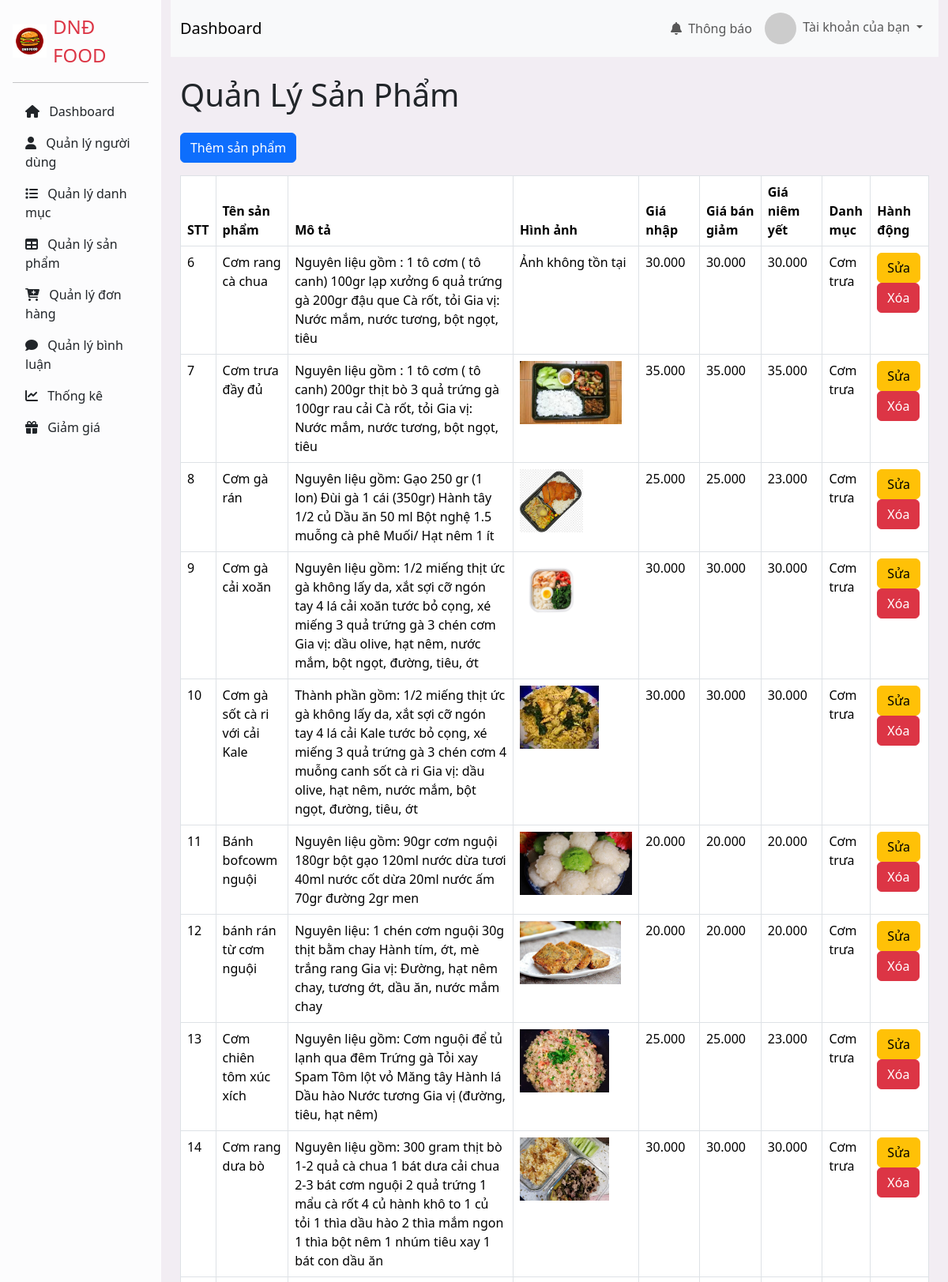
The page /controller/index.php?act=listProducts (signed in, upper part) on the database its author committed.
### tables this page shows
CREATE TABLE `product` (
  `product_id` int NOT NULL COMMENT 'ID sản phẩm',
  `product_name` varchar(255) NOT NULL COMMENT 'tên sản phẩm',
  `product_description` text COMMENT 'Mô tả Sản phẩm',
  `product_avatar_url` varchar(255) NOT NULL COMMENT 'ảnh sản phẩm_url',
  `product_import_price` decimal(10,3) NOT NULL COMMENT 'giá nhập sản phẩm',
  `product_sale_price` decimal(10,3) DEFAULT NULL COMMENT 'giá bán sản phẩm',
  `product_listed_price` decimal(10,3) DEFAULT NULL COMMENT 'giá niêm yết sản phẩm',
  `product_stock` int DEFAULT NULL COMMENT 'kho sản phẩm',
  `category_id` int DEFAULT NULL COMMENT 'Thể loại ID category'
);

CREATE TABLE `category` (
  `category_id` int NOT NULL,
  `category_name` varchar(255) NOT NULL
);

### model/PDO.php (called while the page is built, shortened)
<?php
function pdo_get_connection()
{
    $dburl = "mysql:host=localhost;dbname=duan1;charset=utf8";
    $usename = "root";
    $password = "";
    $conn = new PDO($dburl, $usename, $password);
    $conn->setAttribute(PDO::ATTR_ERRMODE, PDO::ERRMODE_EXCEPTION);
    return $conn;
}
function pdo_query($sql)
{
    $sql_args = array_slice(func_get_args(), 1);
    try {
        $conn = pdo_get_connection();
        $stmt = $conn->prepare($sql);
        $stmt->execute($sql_args);
        $rows = $stmt->fetchAll(PDO::FETCH_ASSOC);
        return $rows;
    } catch (PDOException $e) {
        throw $e;
    } finally {
        unset($conn);
    }
}

### model/product.php (called while the page is built, shortened)
<?php
    function loadAllProduct(){
        $sql = "SELECT * FROM product INNER JOIN category ON product.category_id = category.category_id";
        $listSP = pdo_query($sql);
        return $listSP;
    }
?>

### controller/productController/listProduct.php (the view)
<div class="container ">
    <h1 class="mb-4 ">Quản Lý Sản Phẩm</h1>
    <a href="index.php?act=addProduct" class="btn btn-primary mb-3">Thêm sản phẩm</a>
    <table class="table table-bordered">
        <thead>
            <tr>
                <th>STT</th>
                <th>Tên sản phẩm</th>
                <th>Mô tả</th>
                <th>Hình ảnh</th>
                <th>Giá nhập</th>
                <th>Giá bán giảm</th>
                <th>Giá niêm yết</th>
                <th>Danh mục</th>
                <th>Hành động</th>
            </tr>
        </thead>
        <tbody>
            <?php foreach ($listSP as $sp) {
                extract($sp);
                $update_product = "index.php?act=updateProduct&product_id=" . $product_id;
                $delete_product = "index.php?act=deleteProduct&product_id=" . $product_id;
                $hinhpath = "../upload/" . $product_avatar_url;
                if (is_file($hinhpath)) {
                    $hinhpath = "<img src='" . $hinhpath . "' height='80px'>";
                } else {
                    $hinhpath = "Ảnh không tồn tại";
                }
                echo '<tr>
                        <td>' . $product_id . '</td>
                        <td>' . $product_name . '</td>
                        <td>' . $product_description . '</td>
                        <td>' . $hinhpath . '</td>
                        <td>' . $product_import_price . '</td>
                        <td>' . $product_sale_price . '</td>
                        <td>' . $product_listed_price . '</td>
                        <td>' . $category_name . '</td>
                        <td>
                            <a href="' . $update_product . '" class="btn btn-warning">Sửa</a>
                            <a href="' . $delete_product . '" class="btn btn-danger">Xóa</a>
                        </td>
                    </tr>';
            } ?>
        </tbody>
    </table>
</div>

### controller/header.php (shortened to what this page needs)
<!doctype html>
<html lang="en">
<head>
    <link href="https://cdn.jsdelivr.net/npm/bootstrap@5.3.3/dist/css/bootstrap.min.css" rel="stylesheet">
    <link rel="stylesheet" href="https://cdnjs.cloudflare.com/ajax/libs/font-awesome/6.0.0/css/all.min.css">
</head>
<body>
    <div class="d-flex flex-column flex-md-row">
        <header class="d-none d-md-block p-3 flex-md-column text-dark custom-width">
            <a href="index.php" class="d-flex align-items-center mb-3 text-dark text-decoration-none">
                <img src="../view/image/z5616452484832_1f9b08fd997f2e5c540174a3ca08a95a.jpg" class="me-2 w-25 " alt="Logo">
                <span class="fs-4 text-danger">DNĐ FOOD</span>
            </a>
            <hr>
            <nav>
                <div class="list-group list-group-flush">
                    <a href="index.php" class="text-dark list-group-item list-group-item-action list-group-item-light ">
                        <i class="fas fa-home me-2"></i>
                        Dashboard
                    </a>
                    <a href="index.php?act=listAccount" class="text-dark list-group-item list-group-item-action list-group-item-light">
                        <i class="fas fa-user me-2"></i>
                        Quản lý người dùng
                    </a>
                    <a href="index.php?act=listCategory" class="text-dark list-group-item list-group-item-action list-group-item-light">
                        <i class="fas fa-list me-2"></i>
                        Quản lý danh mục
                    </a>
                    <a href="index.php?act=listProducts" class="text-dark list-group-item list-group-item-action list-group-item-light">
                        <i class="fas fa-table me-2"></i>
                        Quản lý sản phẩm
                    </a>
                    <a href="index.php?act=order" class="text-dark list-group-item list-group-item-action list-group-item-light">
                        <i class="fas fa-cart-plus me-2"></i>
                        Quản lý đơn hàng
                    </a>
                    <a href="index.php?act=comment" class="text-dark list-group-item list-group-item-action list-group-item-light">
                        <i class="fas fa-comment me-2"></i>
                        Quản lý bình luận
                    </a>
                    <a href="index.php?act=statistical" class="text-dark list-group-item list-group-item-action list-group-item-light">
                        <i class="fas fa-chart-line me-2"></i>
                        Thống kê
                    </a>
                    <a href="index.php?act=discount" class="text-dark list-group-item list-group-item-action list-group-item-light">
                        <i class="fas fa-gift me-2"></i>
                        Giảm giá
                    </a>
                </div>
            </nav>
        </header>
        <main class="container-fluid flex-grow-1">
            <nav class="navbar navbar-expand-lg navbar-light bg-light mb-4 d-none d-md-block">
                <div class="container-fluid">
                    <a class="navbar-brand" href="#">Dashboard</a>
                    <div class="collapse navbar-collapse" id="navbarSupportedContent">
                        <ul class="navbar-nav ms-auto mb-3 mb-lg-0">
                            <li class="nav-item mt-2">
                                <a class="nav-link" href="#"><i class="fas fa-bell me-1"></i> Thông báo</a>
                            </li>
                            <li class="nav-item dropdown">
                                <a class="nav-link dropdown-toggle" href="#" id="navbarDropdown" role="button" data-bs-toggle="dropdown" aria-expanded="false">
                                    <img src="https://via.placeholder.com/40" alt="User" width="40" height="40" class="rounded-circle me-1"> Tài khoản của bạn
                                </a>
                            </li>
                        </ul>
                    </div>
                </div>
            </nav>

### controller/index.php (shortened to what this page needs)
<?php
include_once('../model/PDO.php');
include_once('../model/product.php');
require_once("./header.php");
if (isset($_GET['act'])) {
    $act = $_GET['act'];
    if (isset($_SESSION['user']) && (is_array($_SESSION['user']))) {
        switch ($act) {
                case 'listProducts':
                    $listSP = loadAllProduct();
                    require_once("productController/listProduct.php");
                    break;
        }
    } else {
        header('Location: ../index.php');
    }
} else {
    if (isset($_SESSION['user']) && (is_array($_SESSION['user']))) {
        require_once './main.php';
    } else {
        header('Location: ../index.php');
    }
}
require_once("./footer.php");

### controller/footer.php (shortened to what this page needs)
</main>
</div>
</body>
</html>

### controller/header.php (style rules this page uses)
header { background-color: rgb(252, 252, 253); }
main { background-color: rgb(242, 237, 243); }
nav .list-group-item { border: none !important; }
.custom-width { width: 20%; }

### rows shown on the page
product: product_id "6", product_name "Cơm rang cà chua", product_description "Nguyên liệu gồm : 1 tô cơm ( tô canh) 100gr lạp xưởng 6 quả trứng gà 200gr đậu que Cà rốt, tỏi Gia vị: Nước mắm, nước tương, bột ngọt, tiêu", product_avatar_url "Ảnh không tồn tại", product_import_price "30.000", product_sale_price "30.000", product_listed_price "30.000", category.category_name "Cơm trưa"
product: product_id "7", product_name "Cơm trưa đầy đủ", product_description "Nguyên liệu gồm : 1 tô cơm ( tô canh) 200gr thịt bò 3 quả trứng gà 100gr rau cải Cà rốt, tỏi Gia vị: Nước mắm, nước tương, bột ngọt, tiêu", product_avatar_url (picture), product_import_price "35.000", product_sale_price "35.000", product_listed_price "35.000", category.category_name "Cơm trưa"
product: product_id "8", product_name "Cơm gà rán", product_description "Nguyên liệu gồm: Gạo 250 gr (1 lon) Đùi gà 1 cái (350gr) Hành tây 1/2 củ Dầu ăn 50 ml Bột nghệ 1.5 muỗng cà phê Muối/ Hạt nêm 1 ít", product_avatar_url (picture), product_import_price "25.000", product_sale_price "25.000", product_listed_price "23.000", category.category_name "Cơm trưa"
product: product_id "9", product_name "Cơm gà cải xoăn", product_description "Nguyên liệu gồm: 1/2 miếng thịt ức gà không lấy da, xắt sợi cỡ ngón tay 4 lá cải xoăn tước bỏ cọng, xé miếng 3 quả trứng gà 3 chén cơm Gia vị: dầu olive, hạt nêm, nước mắm, bột ngọt, đường, tiêu, ớt", product_avatar_url (picture), product_import_price "30.000", product_sale_price "30.000", product_listed_price "30.000", category.category_name "Cơm trưa"
product: product_id "10", product_name "Cơm gà sốt cà ri với cải Kale", product_description "Thành phần gồm: 1/2 miếng thịt ức gà không lấy da, xắt sợi cỡ ngón tay 4 lá cải Kale tước bỏ cọng, xé miếng 3 quả trứng gà 3 chén cơm 4 muỗng canh sốt cà ri Gia vị: dầu olive, hạt nêm, nước mắm, bột ngọt, đường, tiêu, ớt", product_avatar_url (picture), product_import_price "30.000", product_sale_price "30.000", product_listed_price "30.000", category.category_name "Cơm trưa"
product: product_id "11", product_name "Bánh bofcowm nguội", product_description "Nguyên liệu gồm: 90gr cơm nguội 180gr bột gạo 120ml nước dừa tươi 40ml nước cốt dừa 20ml nước ấm 70gr đường 2gr men", product_avatar_url (picture), product_import_price "20.000", product_sale_price "20.000", product_listed_price "20.000", category.category_name "Cơm trưa"
product: product_id "12", product_name "bánh rán từ cơm nguội", product_description "Nguyên liệu: 1 chén cơm nguội 30g thịt bằm chay Hành tím, ớt, mè trắng rang Gia vị: Đường, hạt nêm chay, tương ớt, dầu ăn, nước mắm chay", product_avatar_url (picture), product_import_price "20.000", product_sale_price "20.000", product_listed_price "20.000", category.category_name "Cơm trưa"
product: product_id "13", product_name "Cơm chiên tôm xúc xích", product_description "Nguyên liệu gồm: Cơm nguội để tủ lạnh qua đêm Trứng gà Tỏi xay Spam Tôm lột vỏ Măng tây Hành lá Dầu hào Nước tương Gia vị (đường, tiêu, hạt nêm)", product_avatar_url (picture), product_import_price "25.000", product_sale_price "25.000", product_listed_price "23.000", category.category_name "Cơm trưa"
product: product_id "14", product_name "Cơm rang dưa bò", product_description "Nguyên liệu gồm: 300 gram thịt bò 1-2 quả cà chua 1 bát dưa cải chua 2-3 bát cơm nguội 2 quả trứng 1 mẩu cà rốt 4 củ hành khô to 1 củ tỏi 1 thìa dầu hào 2 thìa mắm ngon 1 thìa bột nêm 1 nhúm tiêu xay 1 bát con dầu ăn", product_avatar_url (picture), product_import_price "30.000", product_sale_price "30.000", product_listed_price "30.000", category.category_name "Cơm trưa"
